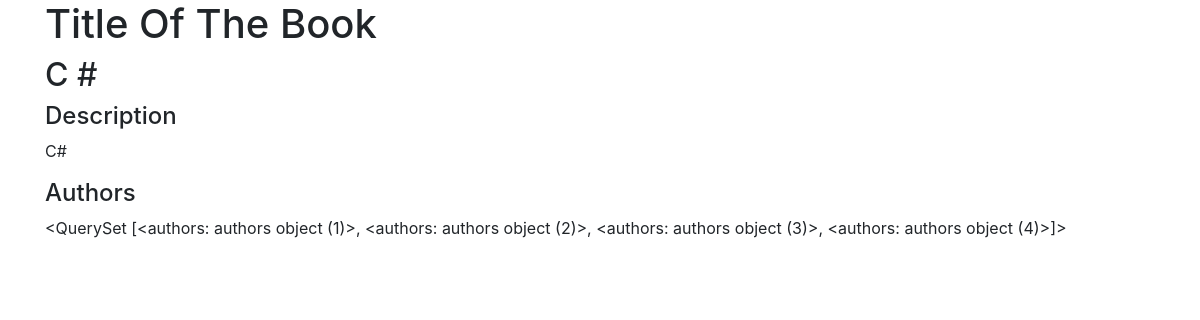
Page /view/1 on the earlier database version.
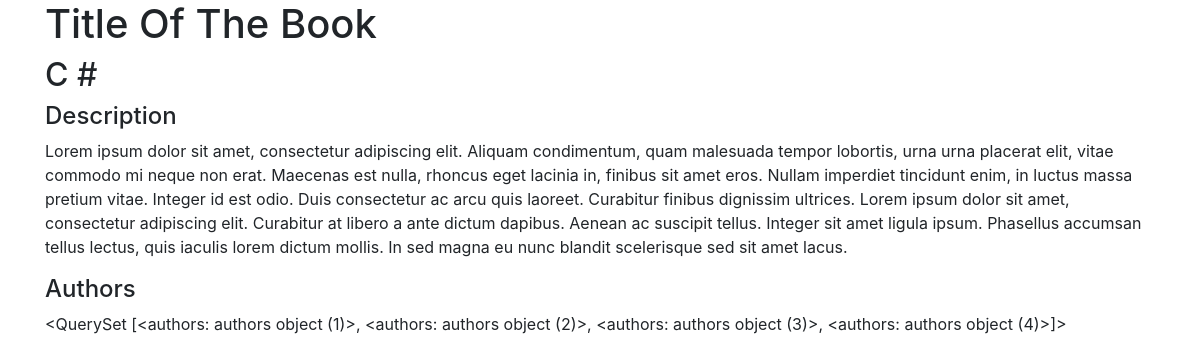
Same page on the later database version.
### books_author_app/models.py (models this page shows)
class books(models.Model):
    title = models.CharField(max_length=255)
    description = models.TextField()
    authors = models.ManyToManyField(authors, related_name="books")
    created_at = models.DateTimeField(auto_now_add=True)
    updated_at = models.DateTimeField(auto_now=True)

class authors(models.Model):
    first_name = models.CharField(max_length=45)
    last_name = models.CharField(max_length=45)
    notes = models.TextField()
    created_at = models.DateTimeField(auto_now_add=True)
    updated_at = models.DateTimeField(auto_now=True)

### books_author_app/views.py (the view)
# urls.py: path('view/<int:id>', views.view, name='view'),
def view(request, id):
    context ={
        "books":books.objects.get(id=id),
    }
    return render(request, "view.html", context)

### books_author_app/templates/view.html (shortened to what this page needs)
<!DOCTYPE html>
<html lang="en">
<head>
    <link
    rel="stylesheet"
    href="https://stackpath.bootstrapcdn.com/bootstrap/4.4.1/css/bootstrap.min.css"
  />
</head>
<body>
    <div class="container">
        <h1>Title Of The Book</h1>
        <h2>{{books.title}}</h2>
        <h4>Description</h4>
        <p>{{books.description}}</p>
        <h4>Authors</h4>
        <p>{{books.authors.all}}</p>
    </div>
</body>
</html>

Differences in the rows shown:
changed books: description "C#" → "Lorem ipsum dolor sit amet, consectetur adipiscing elit. Aliquam condimentum, quam malesuada tempor lobortis, urna urna placerat elit, vitae commodo mi neque non erat. Maecenas est nulla, rhoncus eget lacinia in, finibus sit amet eros. Nullam imperdiet tincidunt enim, in luctus massa pretium vitae. Integer id est odio. Duis consectetur ac arcu quis laoreet. Curabitur finibus dignissim ultrices. Lorem ipsum dolor sit amet, consectetur adipiscing elit. Curabitur at libero a ante dictum dapibus. Aenean ac suscipit tellus. Integer sit amet ligula ipsum. Phasellus accumsan tellus lectus, quis iaculis lorem dictum mollis. In sed magna eu nunc blandit scelerisque sed sit amet lacus."
